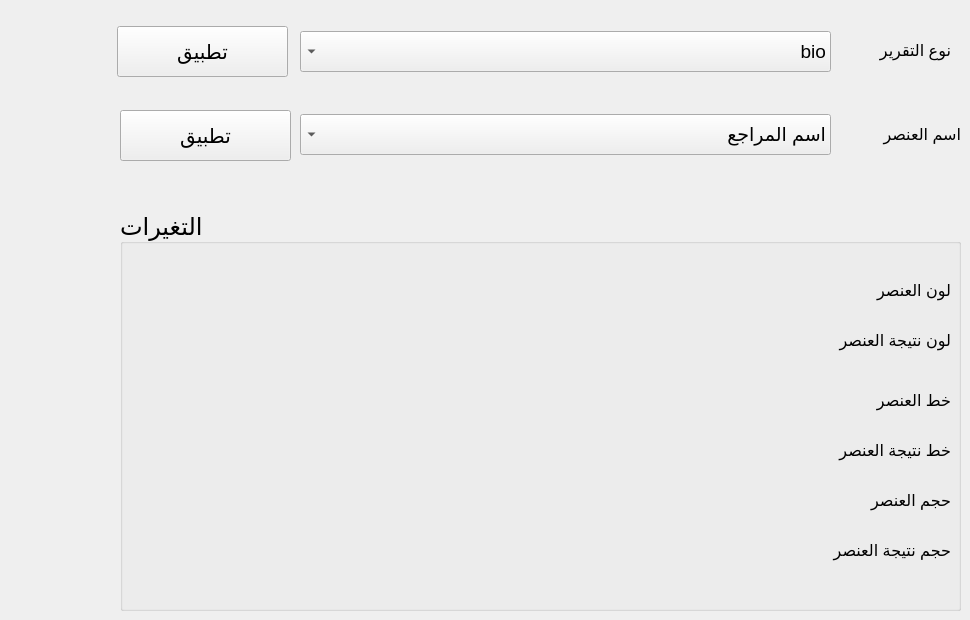
      <widget class="QWidget" name="tab_13">
       <attribute name="title">
        <string>تعديل شكل التقارير</string>
       </attribute>
       <widget class="QComboBox" name="comboBox_28">
        <property name="geometry">
         <rect>
          <x>300</x>
          <y>31</y>
          <width>531</width>
          <height>41</height>
         </rect>
        </property>
        <property name="font">
         <font>
          <pointsize>14</pointsize>
         </font>
        </property>
        <property name="layoutDirection">
         <enum>Qt::RightToLeft</enum>
        </property>
        <property name="duplicatesEnabled">
         <bool>false</bool>
        </property>
        <item>
         <property name="text">
          <string>bio</string>
         </property>
        </item>
        <item>
         <property name="text">
          <string>GSE</string>
         </property>
        </item>
        <item>
         <property name="text">
          <string>GUE</string>
         </property>
        </item>
        <item>
         <property name="text">
          <string>hematology</string>
         </property>
        </item>
        <item>
         <property name="text">
          <string>هرمونات مشترك</string>
         </property>
        </item>
        <item>
         <property name="text">
          <string>SFA</string>
         </property>
        </item>
       </widget>
       <widget class="QLabel" name="label_21">
        <property name="geometry">
         <rect>
          <x>840</x>
          <y>30</y>
          <width>111</width>
          <height>41</height>
         </rect>
        </property>
        <property name="font">
         <font>
          <family>Segoe UI</family>
          <pointsize>12</pointsize>
          <weight>50</weight>
          <bold>false</bold>
         </font>
        </property>
        <property name="text">
         <string>نوع التقرير</string>
        </property>
       </widget>
       <widget class="QPushButton" name="pushButton_37">
        <property name="enabled">
         <bool>true</bool>
        </property>
        <property name="geometry">
         <rect>
          <x>117</x>
          <y>26</y>
          <width>171</width>
          <height>51</height>
         </rect>
        </property>
        <property name="font">
         <font>
          <family>Segoe UI</family>
          <pointsize>15</pointsize>
          <weight>50</weight>
          <bold>false</bold>
         </font>
        </property>
        <property name="text">
         <string>تطبيق</string>
        </property>
       </widget>
       <widget class="QComboBox" name="comboBox_29">
        <property name="geometry">
         <rect>
          <x>300</x>
          <y>114</y>
          <width>531</width>
          <height>41</height>
         </rect>
        </property>
        <property name="font">
         <font>
          <pointsize>14</pointsize>
         </font>
        </property>
        <property name="layoutDirection">
         <enum>Qt::RightToLeft</enum>
        </property>
        <property name="duplicatesEnabled">
         <bool>false</bool>
        </property>
        <item>
         <property name="text">
          <string>اسم المراجع</string>
         </property>
        </item>
        <item>
         <property name="text">
          <string>اسم الدكتور</string>
         </property>
        </item>
        <item>
         <property name="text">
          <string>التاريخ</string>
         </property>
        </item>
       </widget>
       <widget class="QLabel" name="label_22">
        <property name="geometry">
         <rect>
          <x>850</x>
          <y>114</y>
          <width>111</width>
          <height>41</height>
         </rect>
        </property>
        <property name="font">
         <font>
          <family>Segoe UI</family>
          <pointsize>12</pointsize>
          <weight>50</weight>
          <bold>false</bold>
         </font>
        </property>
        <property name="text">
         <string>اسم العنصر</string>
        </property>
       </widget>
       <widget class="QPushButton" name="pushButton_38">
        <property name="enabled">
         <bool>true</bool>
        </property>
        <property name="geometry">
         <rect>
          <x>120</x>
          <y>110</y>
          <width>171</width>
          <height>51</height>
         </rect>
        </property>
        <property name="font">
         <font>
          <family>Segoe UI</family>
          <pointsize>15</pointsize>
          <weight>50</weight>
          <bold>false</bold>
         </font>
        </property>
        <property name="text">
         <string>تطبيق</string>
        </property>
       </widget>
       <widget class="QGroupBox" name="groupBox_12">
        <property name="geometry">
         <rect>
          <x>120</x>
          <y>210</y>
          <width>841</width>
          <height>401</height>
         </rect>
        </property>
        <property name="font">
         <font>
          <family>Segoe UI</family>
          <pointsize>18</pointsize>
         </font>
        </property>
        <property name="title">
         <string>التغيرات</string>
        </property>
        <property name="alignment">
         <set>Qt::AlignLeading|Qt::AlignLeft|Qt::AlignVCenter</set>
        </property>
        <property name="flat">
         <bool>false</bool>
        </property>
        <widget class="QLabel" name="label_23">
         <property name="geometry">
          <rect>
           <x>720</x>
           <y>60</y>
           <width>111</width>
           <height>41</height>
          </rect>
         </property>
         <property name="font">
          <font>
           <family>Segoe UI</family>
           <pointsize>12</pointsize>
           <weight>50</weight>
           <bold>false</bold>
          </font>
         </property>
         <property name="text">
          <string>لون العنصر</string>
         </property>
        </widget>
        <widget class="QLabel" name="label_24">
         <property name="geometry">
          <rect>
           <x>680</x>
           <y>110</y>
           <width>151</width>
           <height>41</height>
          </rect>
         </property>
         <property name="font">
          <font>
           <family>Segoe UI</family>
           <pointsize>12</pointsize>
           <weight>50</weight>
           <bold>false</bold>
          </font>
         </property>
         <property name="text">
          <string>لون نتيجة العنصر</string>
         </property>
        </widget>
        <widget class="QLabel" name="label_25">
         <property name="geometry">
          <rect>
           <x>720</x>
           <y>170</y>
           <width>111</width>
           <height>41</height>
          </rect>
         </property>
         <property name="font">
          <font>
           <family>Segoe UI</family>
           <pointsize>12</pointsize>
           <weight>50</weight>
           <bold>false</bold>
          </font>
         </property>
         <property name="text">
          <string>خط العنصر</string>
         </property>
        </widget>
        <widget class="QLabel" name="label_26">
         <property name="geometry">
          <rect>
           <x>690</x>
           <y>220</y>
           <width>141</width>
           <height>41</height>
          </rect>
         </property>
         <property name="font">
          <font>
           <family>Segoe UI</family>
           <pointsize>12</pointsize>
           <weight>50</weight>
           <bold>false</bold>
          </font>
         </property>
         <property name="text">
          <string>خط نتيجة العنصر</string>
         </property>
        </widget>
        <widget class="QLabel" name="label_27">
         <property name="geometry">
          <rect>
           <x>720</x>
           <y>270</y>
           <width>111</width>
           <height>41</height>
          </rect>
         </property>
         <property name="font">
          <font>
           <family>Segoe UI</family>
           <pointsize>12</pointsize>
           <weight>50</weight>
           <bold>false</bold>
          </font>
         </property>
         <property name="text">
          <string>حجم العنصر</string>
         </property>
        </widget>
        <widget class="QLabel" name="label_28">
         <property name="geometry">
          <rect>
           <x>670</x>
           <y>320</y>
           <width>161</width>
           <height>41</height>
          </rect>
         </property>
         <property name="font">
          <font>
           <family>Segoe UI</family>
           <pointsize>12</pointsize>
           <weight>50</weight>
           <bold>false</bold>
          </font>
         </property>
         <property name="text">
          <string>حجم نتيجة العنصر</string>
         </property>
        </widget>
       </widget>
      </widget>
